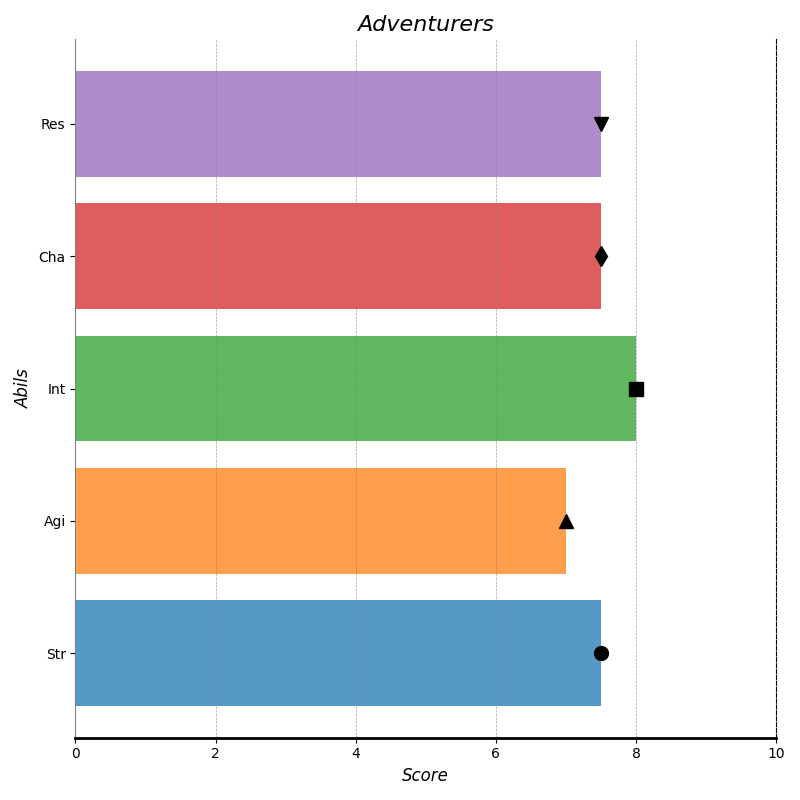

Generate this figure with Python:
import matplotlib.pyplot as plt
import numpy as np

categories = ['Str', 'Agi', 'Int', 'Cha', 'Res']
num_vars = len(categories)

arthur = [8, 6, 7, 9, 8]
morgana = [7, 8, 9, 6, 7]

average_abilities = [
    np.mean([arthur[i], morgana[i]]) 
    for i in range(num_vars)
]

fig, ax = plt.subplots(figsize=(8, 8))

ax.barh(categories, average_abilities, color=['#1f77b4', '#ff7f0e', '#2ca02c', '#d62728', '#9467bd'], alpha=0.75)
ax.set_xlim(0, 10)
ax.set_title('Adventurers', fontsize=16, style='italic')
ax.set_xlabel('Score', fontsize=12, style='italic')
ax.set_ylabel('Abils', fontsize=12, style='italic')

markers = ['o', '^', 's', 'd', 'v']
for i, score in enumerate(average_abilities):
    ax.plot(score, i, marker=markers[i], markersize=10, color='black')

ax.grid(which='major', linestyle='--', linewidth=0.5, color='gray', axis='x', alpha=0.7)

ax.spines['top'].set_color('none')
ax.spines['right'].set_linestyle('--')
ax.spines['bottom'].set_linewidth(2.0)
ax.spines['left'].set_color('gray')

plt.tight_layout()

plt.show()
